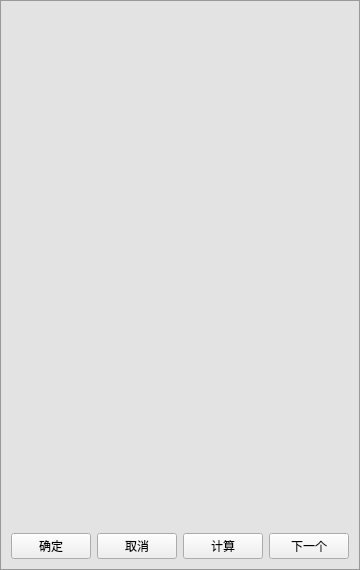
<?xml version="1.0" encoding="UTF-8"?>
<ui version="4.0">
 <class>OperationWidget</class>
 <widget class="QWidget" name="OperationWidget">
  <property name="geometry">
   <rect>
    <x>0</x>
    <y>0</y>
    <width>317</width>
    <height>570</height>
   </rect>
  </property>
  <property name="windowTitle">
   <string>OperationWidget</string>
  </property>
  <property name="styleSheet">
   <string notr="true">#OperationWidget { background-color: rgb(227, 227, 227); border: 1px solid #999; }

</string>
  </property>
  <layout class="QVBoxLayout" name="verticalLayout">
   <item>
    <widget class="QLabel" name="label">
     <property name="text">
      <string/>
     </property>
    </widget>
   </item>
   <item>
    <spacer name="verticalSpacer">
     <property name="orientation">
      <enum>Qt::Vertical</enum>
     </property>
     <property name="sizeHint" stdset="0">
      <size>
       <width>20</width>
       <height>40</height>
      </size>
     </property>
    </spacer>
   </item>
   <item>
    <layout class="QHBoxLayout" name="horizontalLayout">
     <item>
      <widget class="QPushButton" name="confirmBtn">
       <property name="text">
        <string>确定</string>
       </property>
      </widget>
     </item>
     <item>
      <widget class="QPushButton" name="cancelBtn">
       <property name="text">
        <string>取消</string>
       </property>
      </widget>
     </item>
     <item>
      <widget class="QPushButton" name="calcBtn">
       <property name="text">
        <string>计算</string>
       </property>
      </widget>
     </item>
     <item>
      <widget class="QPushButton" name="nextBtn">
       <property name="text">
        <string>下一个</string>
       </property>
      </widget>
     </item>
    </layout>
   </item>
  </layout>
 </widget>
 <layoutdefault spacing="6" margin="11"/>
 <resources/>
 <connections/>
</ui>
